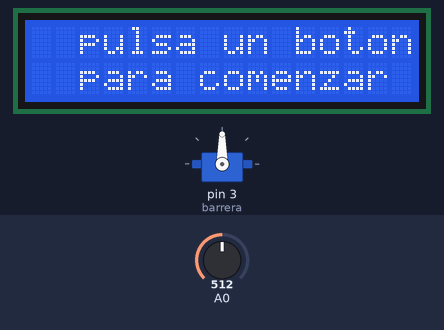
Recording of a sketch running on a simulated Arduino Uno, built with avr-gcc and run on an emulated ATmega328P. Parts: servo, 16×2 character LCD. The inputs (shaded band) are chosen by the test bench; at power-on: A0 = 512.

Above: at 4.2 s.
4.3 s: A0 set to 753
5.8 s: A0 set to 769
At 6.6 s:
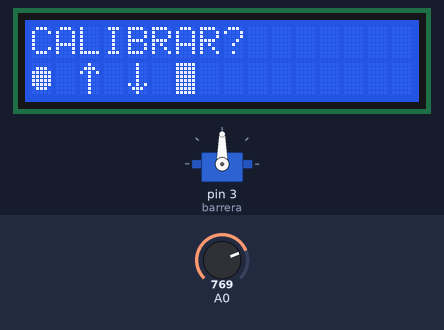
7.3 s: A0 set to 716
At 7.6 s:
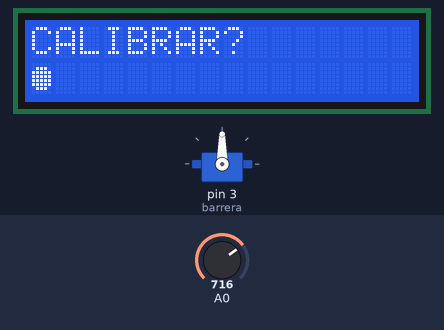
Timing chart, 0 to 10.3 s (numbered marks = the images above; inputs shaded):
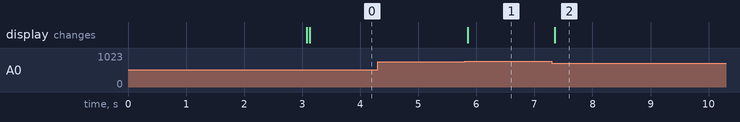

The sketch:

iiotcontroller.ino
```cpp
#include <Servo.h>
#include <LiquidCrystal.h>
#include <LCDKeypad.h>
#include <Wire.h>

//opciones del controlador
char opciones[3][20]={{"CALIBRAR"},{"ABRIR"},{"VER PLAZAS"}};

//numero de plazas totales del parking
const int NPLAZAS=2;
//numero de coches que hay actualmente dentro o que han reservado la plaza
int coches;
//numero de plazas que hay actualmente ocupadas
int plazasOcupadas;

//se  crea un objeto Servo para el control de la barrera
Servo barrera;
int valorBarrera;

LCDKeypad lcd;

byte c_up[8] = {
  B00100,
  B01110,
  B10101,
  B00100,
  B00100,
  B00100,
  B00100,
  B00100,
};

byte c_down[8] = {
  B00100,
  B00100,
  B00100,
  B00100,
  B00100,
  B10101,
  B01110,
  B00100,
};

byte c_select[8] = {
  B00000,
  B01110,
  B11111,
  B11111,
  B11111,
  B11111,
  B01110,
  B00000,
};

void setup()
{
  //inicializamos la comunicacion a traves de I2C
  Wire.begin();

  //cuando se inicia se supone que el parking esta vacio
  coches=0;
  plazasOcupadas=0;

  //Se añade la barrera al pin 3 por ser PWM
   barrera.attach(3);

   //inicializacion de serial
   Serial.begin(9600);

  int i,k;

  lcd.createChar(1,c_select);
  lcd.createChar(2,c_up);
  lcd.createChar(3,c_down);
  lcd.begin(16, 2);
  lcd.clear();
  lcd.print("     IIOT");
  lcd.setCursor(0,1);
  lcd.print("   UHU ETSI");
  delay(3000);
 /*  for (k=0;k<3;k++)
  {
    lcd.scrollDisplayLeft();
    delay(500);
  }s
 for (i=0;i<2;i++)
  {
    for (k=0;k<8;k++)
    {
      lcd.scrollDisplayRight();
      delay(500);
    }
    for (k=0;k<8;k++)
    {
      lcd.scrollDisplayLeft();
      delay(500);
    }
  }
  for (k=0;k<8;k++)
  {
    lcd.scrollDisplayLeft();
    delay(500);
  }*/
}

void loop()
{
  int pos=0;
  int MINVAL=0;
  int MAXVAL=2;

  int buttonPressed;

  lcd.clear();
  lcd.print("  pulsa un boton");
  lcd.setCursor(0,1);
  lcd.print("  para comenzar ");

  lcd.print(" ");
  waitButton();
  waitReleaseButton();
  do
  {
    lcd.clear();

    lcd.print(opciones[pos]);
    lcd.print("?");
    lcd.setCursor(0,1);
    lcd.write(1);
    lcd.write(' ');
    lcd.write(2);
    lcd.write(' ');
    lcd.write(3);
    lcd.write(' ');
    do
    {
      buttonPressed=waitButton();
    }
    while(!(buttonPressed==KEYPAD_SELECT || buttonPressed==KEYPAD_UP || buttonPressed==KEYPAD_DOWN));
    lcd.setCursor(0,1);
    lcd.write(buttonPressed==KEYPAD_SELECT?1:' ');
    lcd.write(' ');
    lcd.write(buttonPressed==KEYPAD_UP?2:' ');
    lcd.write(' ');
    lcd.write(buttonPressed==KEYPAD_DOWN?3:' ');
    delay(100);
    waitReleaseButton();

    if (buttonPressed==KEYPAD_UP)
    {
      pos=constrain(pos+1,MINVAL,MAXVAL);
    }
    else if (buttonPressed==KEYPAD_DOWN)
    {
      pos=constrain(pos-1,MINVAL,MAXVAL);
    }


  }
  while (buttonPressed!=KEYPAD_SELECT);

  if(pos==0){
    calibrar();

  }else if(pos==1){
    abrir();

  }else if (pos==2){
    verPlazas();
  }


  waitButton();
  waitReleaseButton();
}

int waitButton()
{
  int buttonPressed;
  waitReleaseButton;
  lcd.blink();
  while((buttonPressed=lcd.button())==KEYPAD_NONE)
  {
  }
  delay(50);
  lcd.noBlink();
  return buttonPressed;
}

void waitReleaseButton()
{
  delay(50);
  while(lcd.button()!=KEYPAD_NONE)
  {
  }
  delay(50);
}


//METODOS DE LAS FUNCIONES DEL CONTROLADOR

void calibrar(){
  for(int i=0;i<1;i++)
  {
    //manda la accion de calibrado
     Wire.beginTransmission(5);
     Wire.write("c");
     Wire.endTransmission();
     //espera que el calibrado se termine y conteste
     /*Wire.requestFrom(5,2); //espera del esclavo 5, 2 bytes
     char ack[2];
     int j=0;
     boolean recibido=false;
     while(Wire.available() && !recibido){

       ack[j]=Wire.read();

       if(ack[0]=='O' && ack[1]=='K'){
         recibido=true;
       }

     }*/

  }

}

void abrir(){
  valorBarrera=90;


  valorBarrera = map(valorBarrera, 0, 1023, 0, 179);
  barrera.write(valorBarrera);
  delay(5000);
  barrera.write(0);

}

void verPlazas(){

  lcd.clear();
  lcd.print("Hay un total de");
  lcd.setCursor(0,1);
  int totalplazas=NPLAZAS-coches-plazasOcupadas;
  lcd.print(totalplazas);
  lcd.print(" plazas libres");


}
```

Measured:
- the behaviour switches between 759 and 760 on A0 (found by bisection; images 0 and 1)
- after the input at 4.3 s, every drawn part: stays the same
- after the input at 5.8 s, the display: changes after 0.05 s (image 1)
- after the input at 7.3 s, the display: changes after 0.05 s (image 2)
